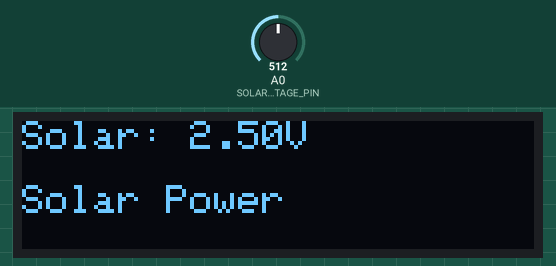
Simulated run of this sketch. Board: Arduino Uno, built with avr-gcc and run on an emulated ATmega328P. On the bench: 128×32 one-colour display. The test bench sets the inputs (shaded band); at power-on: A0 (SOLAR_VOLTAGE_PIN) = 512. What the sketch prints to the serial monitor is not drawn.

Above: at 1.3 s.
1.4 s: A0 (SOLAR_VOLTAGE_PIN) set to 306
At 2.6 s:
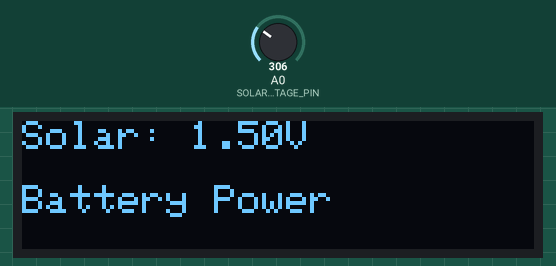
3.0 s: A0 (SOLAR_VOLTAGE_PIN) set to 497
At 4.3 s:
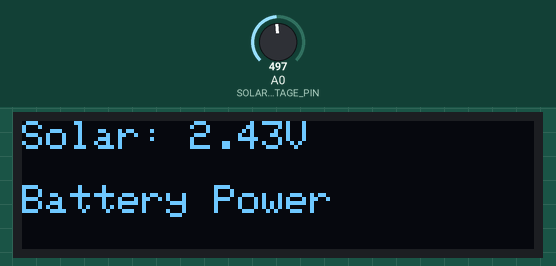
4.6 s: A0 (SOLAR_VOLTAGE_PIN) set to 523
At 5.0 s:
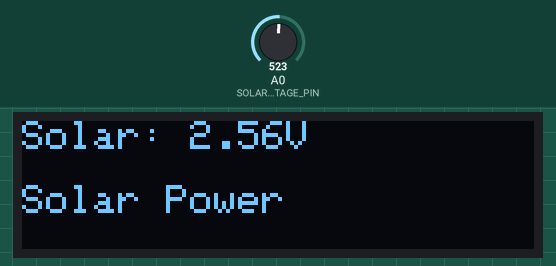
Timing chart, 0 to 7.6 s (numbered marks = the images above; inputs shaded):
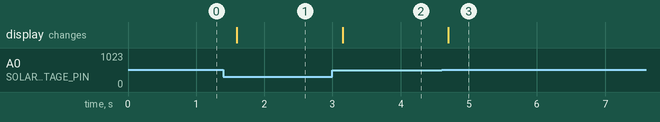

Measured:
- the behaviour switches between 511 and 512 on A0 (SOLAR_VOLTAGE_PIN) (found by bisection; images 2 and 3)
- after the input at 1.4 s, the display: changes after 0.20 s (image 1)
- after the input at 3.0 s, the display: changes after 0.15 s (image 2)
- after the input at 4.6 s, the display: changes after 0.10 s (image 3)

The sketch:

Lab04Project2.ino
```cpp
#include <Wire.h>
#include <Adafruit_GFX.h>
#include <Adafruit_SSD1306.h>

// Define Analog Pin for Solar Voltage
#define SOLAR_VOLTAGE_PIN A0

// OLED Display Setup
#define SCREEN_WIDTH 128
#define SCREEN_HEIGHT 32
Adafruit_SSD1306 display(SCREEN_WIDTH, SCREEN_HEIGHT, &Wire, -1);

// Define voltage threshold
const float THRESHOLD_VOLTAGE = 2.5; // Switching threshold

void setup() {
    Serial.begin(9600);

    // Initialize OLED Display
    if (!display.begin(SSD1306_SWITCHCAPVCC, 0x3C)) {
        Serial.println("SSD1306 allocation failed");
        for (;;); // Halt program if display initialization fails
    }

    display.clearDisplay();
    display.setTextSize(1);
    display.setTextColor(WHITE);
}

// Function to Read Solar Voltage from A0
float readSolarVoltage() {
    int rawValue = analogRead(SOLAR_VOLTAGE_PIN);  // Read raw analog value (0 - 1023)
    float voltage = (rawValue / 1023.0) * 5.0; // Convert to voltage (assuming 5V reference)
    return voltage;
}

void loop() {
    float solarVoltage = readSolarVoltage(); // Get the solar panel voltage

    // Print values to Serial Monitor for debugging
    Serial.print("Solar Voltage: ");
    Serial.print(solarVoltage);
    Serial.println("V");

    // Clear and set up OLED display
    display.clearDisplay();
    display.setCursor(0, 0);
    display.setTextSize(1);

    // Display real-time solar voltage
    display.print("Solar: ");
    display.print(solarVoltage, 2); // Display 2 decimal places
    display.println("V");

    display.println(); // Line spacing

    // Decision Logic for Power Routing
    display.setTextSize(1.5);
    if (solarVoltage > THRESHOLD_VOLTAGE) {
        display.println("Solar Power");
        Serial.println("Microcontroller powered by Solar Panel");
    } else {
        display.println("Battery Power");
        Serial.println("Microcontroller powered by Battery");
    }

    display.display(); // Refresh OLED display
    delay(500); // Update display every 500ms
}
```
